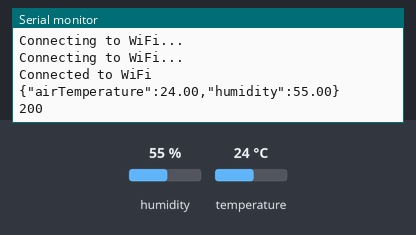
Recording of a sketch running on a simulated ESP8266 (NodeMCU). On the bench: the last lines printed to the serial monitor. Inputs (shaded band) come from the test bench; at power-on: humidity 55 %, temperature 24 °C. WiFi joins after 1.5 s; servers stay silent unless stated; uploads are accepted with an empty reply.

Above: at 3.2 s.
3.3 s: humidity set to 22 %
10.9 s: temperature set to 12 °C
At 12.4 s:
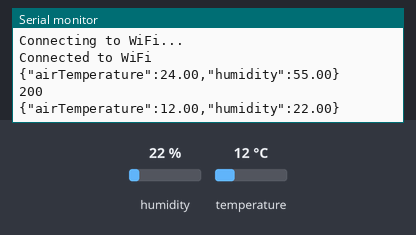
18.5 s: humidity set to 40 %
At 24.0 s:
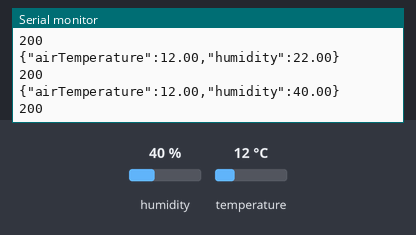

The sketch:

PostData.ino
```cpp
#include <ESP8266WiFi.h>
#include <ESP8266HTTPClient.h>
#include <DHT.h> //library DHT

#define DHTPIN D1 //pin DATA konek ke pin 2 Arduino
#define DHTTYPE DHT11 //tipe sensor DHT11
DHT dht(DHTPIN, DHTTYPE); //set sensor + koneksi pin
float humi, temp;//deklarasi variabel
const char* ssid = "Jembut";
const char* password = "katsugosong";

WiFiClientSecure espClient;

void setup() {
  Serial.begin(115200);
  WiFi.begin(ssid, password);

  while (WiFi.status() != WL_CONNECTED) {
    delay(1000);
    Serial.println("Connecting to WiFi...");
  }
  espClient.setInsecure();

  Serial.println("Connected to WiFi");
}

void loop() {
  humi = dht.readHumidity();//baca kelembaban
  temp = dht.readTemperature();//baca suhu
  if (isnan(humi) || isnan(temp)) { //jika tidak ada hasil
    Serial.println("DHT11 tidak terbaca... !");
    delay(2000);
    return;
  }
  else{//jika ada hasilnya
    updateGreenhouse(temp, humi);
    delay(10000); // Send a request every 10 seconds
  }
}

void updateGreenhouse(float temperature, float humidity){
    if (WiFi.status() == WL_CONNECTED) {
    HTTPClient http;

    http.begin(espClient, "https://everglo-backend.vercel.app/api/greenhouses/create-greenhouse-data?apiKey=2e3ae7b6-eee8-4b48-8871-c0c7c4659b15"); // Specify the URL
    http.addHeader("Content-Type", "application/json"); // Specify content-type header

    // JSON request body
    String requestBody = "{\"airTemperature\":"+String(temperature)+",\"humidity\":"+String(humidity)+"}";
    Serial.println(requestBody);

    int httpResponseCode = http.POST(requestBody); // Send the request

    if (httpResponseCode > 0) {
      String response = http.getString(); // Get the response to the request
      Serial.println(httpResponseCode); // Print return code
      Serial.println(response); // Print request answer
    } else {
      Serial.print("Error on sending POST: ");
      Serial.println(httpResponseCode);
    }

    http.end(); // Free resources
  }
}
```

Measured:
- after the input at 10.9 s, the serial monitor: prints a new line after 1.3 s (image 1)
- after the input at 18.5 s, the serial monitor: prints a new line after 4.0 s (image 2)
